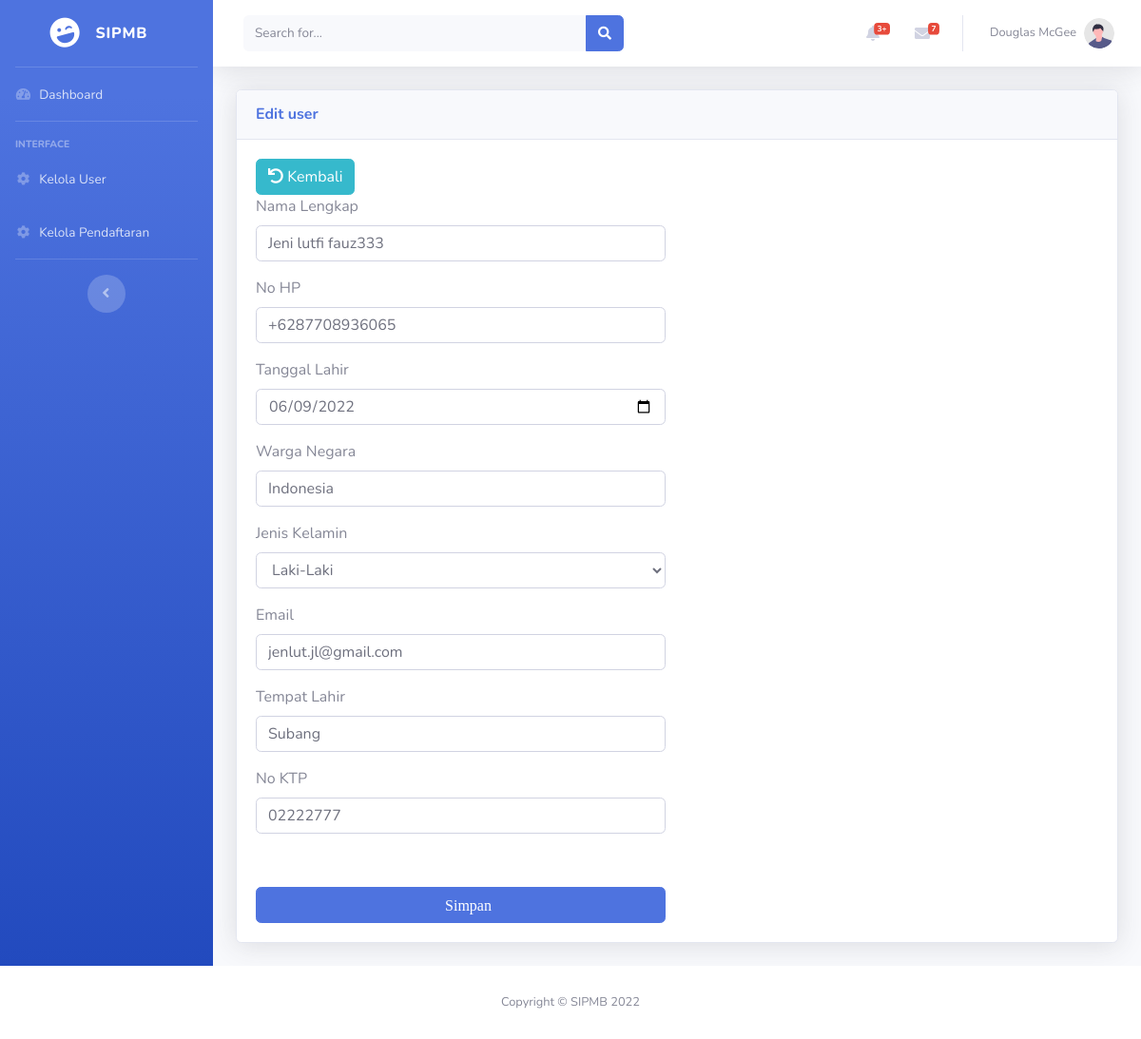
Page /index.php/admin/edit_data_identitas/21 on the committed database.
### tables this page shows
CREATE TABLE `data_identitas` (
  `id` int(11) NOT NULL,
  `id_unit` varchar(25) NOT NULL,
  `nama_lengkap` varchar(255) NOT NULL,
  `no_hp` varchar(125) NOT NULL,
  `tgl_lahir` date NOT NULL,
  `warga` varchar(125) NOT NULL,
  `jenis_kelamin` varchar(25) NOT NULL,
  `email` varchar(125) NOT NULL,
  `tempat_lahir` varchar(125) NOT NULL,
  `no_ktp` varchar(125) NOT NULL,
  `pass` varchar(100) NOT NULL
);

### application/controllers/Admin.php (called while the page is built, shortened)
<?php
class Admin extends CI_Controller {
    public function __construct()
    {
      $this->load->library('session');
      $this->load->helper('url');
      $this->load->model('m_admin');
    }
    public function edit_data_identitas($id)
    {
      $data['session'] = $this->session->userdata();
      $id = $this->uri->segment(3);
      $where = array('id' => $id);
      $data['title'] = 'Edit Data Identitas';
      $data['data_user'] = $this->m_admin->edit_data($where,'data_identitas')->result_array();
      $this->load->view('template/header',$data);
      $this->load->view('template/sidebar');
      $this->load->view('admin/edit_data_identitas');
      $this->load->view('template/footer');
    }
}

### index.php (called while the page is built, shortened)
<?php
require_once BASEPATH.'core/CodeIgniter.php';

### application/models/m_admin.php (called while the page is built, shortened)
<?php
class M_admin extends CI_Model{
	public function edit_data($where,$table)
	{
		return $this->db->get_where($table,$where);
	}
}

### application/views/admin/edit_data_identitas.php (the view, shortened to what this page needs)
<div class="container-fluid">
<div class="row">
    <div class="col-lg-12">
        <div class="card shadow mb-4">
            <div class="card-header py-3">
                <h6 class="m-0 font-weight-bold text-primary">Edit user</h6>
            </div>
            <div class="card-body">
            <button type="button" class="btn btn-info" onclick="goBack()"><a><i class="fas fa-undo"></i> Kembali</a><br></button>
                    <?php
                    foreach($data_user as $d) :
                    ?>
                    <form action="<?= base_url('index.php/admin/aksi_edit_data_identitas/'.$d['id']) ?>" method="POST">
                    <div class="row g-2">
                    <div class="col-md-6 col-sm-12">
                                <div class="form-group">
                                    <label for="">Nama Lengkap</label>
                                    <input type="text" name="nama_lengkap" id="nama_lengkap" class="form-control" value="<?= $d['nama_lengkap'] ?>">
                                </div>
                                <div class="form-group">
                                    <label for="no_hp">No HP</label>
                                    <input type="text" name="no_hp" id="no_hp" class="form-control" value="<?= $d['no_hp'] ?>">
                                </div>
                                <div class="form-group">
                                    <label for="tgl_lahir">Tanggal Lahir</label>
                                    <input type="date" name="tgl_lahir" id="tgl_lahir" class="form-control" value="<?= $d['tgl_lahir'] ?>">
                                </div>
                                <div class="form-group">
                                    <label for="warga">Warga Negara</label>
                                    <input type="text" name="warga" id="warga" class="form-control" value="<?= $d['warga'] ?>">
                                </div>
                                <div class="form-group">
                                    <label for="jenis_kelamin">Jenis Kelamin</label>
                                    <select class="form-control" name="jenis_kelamin" required>
                                    <option value="laki-laki">Laki-Laki</option>
                                </select>
                                </div>
                                <div class="form-group">
                                    <label for="email">Email</label>
                                    <input type="email" name="email" id="email" class="form-control" value="<?= $d['email'] ?>">
                                </div>
                                <div class="form-group">
                                    <label for="tempat_lahir">Tempat Lahir</label>
                                    <input type="text" name="tempat_lahir" id="tempat_lahir" class="form-control" value="<?= $d['tempat_lahir'] ?>">
                                </div>
                                <div class="form-group">
                                    <label for="no_ktp">No KTP</label>
                                    <input type="text" name="no_ktp" id="no_ktp" class="form-control" value="<?= $d['no_ktp'] ?>">
                                </div>
                                <div class="form-group">
                                </div>
                                <button type="submit" id="btn-tambah" class="btn btn-primary btn-block fas fa-plus col-12">Simpan</button>
                            </div>
                            <?php endforeach; ?>
                    </div>
                    </form>
            </div>
        </div>
    </div>
</div>
    </div>
</div>
</div>
</div>

### rows in the picture
data_identitas: nama_lengkap "Jeni lutfi fauz333", no_hp "+6287708936065", tgl_lahir "06/09/2022", warga "Indonesia", email "jenlut.jl@gmail.com", tempat_lahir "Subang", no_ktp "02222777"
